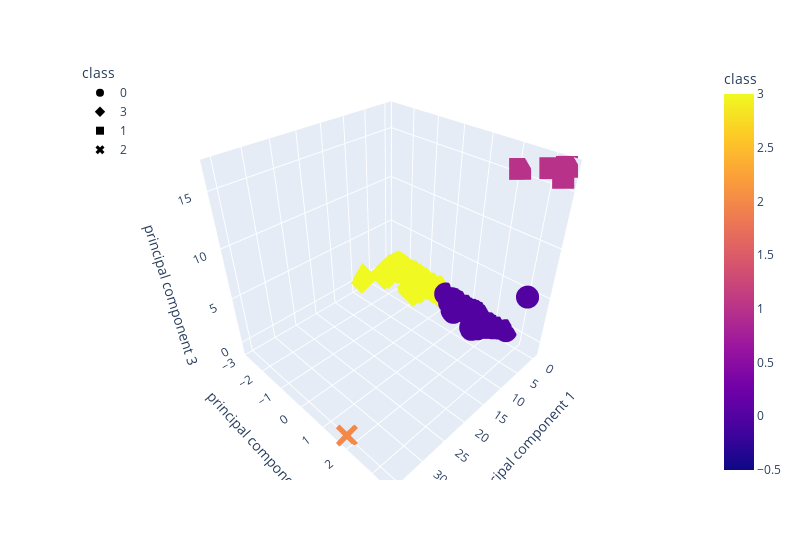

Notebook code for this chart:
### Markdown cell above
### Deliverable 4: Visualizing Cryptocurrencies Results

#### 3D-Scatter with Clusters

### Code cell
# Creating a 3D-Scatter with the PCA data and the clusters
fig = px.scatter_3d(
    clustered_df,
    x='principal component 1',
    y='principal component 2',
    z='principal component 3',
    color='class',
    symbol='class',
    hover_name='CoinName',
    hover_data=['Algorithm'],
    width=800
)

fig.update_layout(legend=dict(x=0,y=1))
fig.show()

### Figure 1 — Plotly figure (JSON) as saved in the notebook; plotly's stock layout.template omitted (floating-point values rounded to 4 significant figures; data arrays with more than 128 entries replaced by an {"elided": "..."} marker saying what was removed)
{"data": [{"customdata": {"elided": "313x1 str values"}, "hovertemplate": "<b>%{hovertext}</b><br><br>class=%{marker.color}<br>principal component 1=%{x}<br>principal component 2=%{y}<br>principal component 3=%{z}<br>Algorithm=%{customdata[0]}<extra></extra>", "hovertext": {"elided": "313 str values"}, "legendgroup": "0", "marker": {"color": {"elided": "313 int values"}, "coloraxis": "coloraxis", "symbol": "circle"}, "mode": "markers", "name": "0", "scene": "scene", "showlegend": true, "type": "scatter3d", "x": {"elided": "313 float values"}, "y": {"elided": "313 float values"}, "z": {"elided": "313 float values"}}, {"customdata": {"elided": "259x1 str values"}, "hovertemplate": "<b>%{hovertext}</b><br><br>class=%{marker.color}<br>principal component 1=%{x}<br>principal component 2=%{y}<br>principal component 3=%{z}<br>Algorithm=%{customdata[0]}<extra></extra>", "hovertext": {"elided": "259 str values"}, "legendgroup": "3", "marker": {"color": {"elided": "259 int values"}, "coloraxis": "coloraxis", "symbol": "diamond"}, "mode": "markers", "name": "3", "scene": "scene", "showlegend": true, "type": "scatter3d", "x": {"elided": "259 float values"}, "y": {"elided": "259 float values"}, "z": {"elided": "259 float values"}}, {"customdata": [["Proof-of-BibleHash"], ["SHA-256 + Hive"], ["Proof-of-Authority"], ["Leased POS"]], "hovertemplate": "<b>%{hovertext}</b><br><br>class=%{marker.color}<br>principal component 1=%{x}<br>principal component 2=%{y}<br>principal component 3=%{z}<br>Algorithm=%{customdata[0]}<extra></extra>", "hovertext": ["BiblePay", "LitecoinCash", "Poa Network", "Waves"], "legendgroup": "1", "marker": {"color": [1, 1, 1, 1], "coloraxis": "coloraxis", "symbol": "square"}, "mode": "markers", "name": "1", "scene": "scene", "showlegend": true, "type": "scatter3d", "x": [-0.2151, -0.3594, -0.3969, -0.3926], "y": [3.382, 3.41, 2.975, 2.112], "z": [16.05, 16.9, 16.4, 15.58]}, {"customdata": [["TRC10"]], "hovertemplate": "<b>%{hovertext}</b><br><br>class=%{marker.color}<br>principal component 1=%{x}<br>principal component 2=%{y}<br>principal component 3=%{z}<br>Algorithm=%{customdata[0]}<extra></extra>", "hovertext": ["BitTorrent"], "legendgroup": "2", "marker": {"color": [2], "coloraxis": "coloraxis", "symbol": "x"}, "mode": "markers", "name": "2", "scene": "scene", "showlegend": true, "type": "scatter3d", "x": [35.46], "y": [1.784], "z": [-0.9465]}], "layout": {"coloraxis": {"colorbar": {"title": {"text": "class"}}, "colorscale": [[0, "#0d0887"], [0.1111, "#46039f"], [0.2222, "#7201a8"], [0.3333, "#9c179e"], [0.4444, "#bd3786"], [0.5556, "#d8576b"], [0.6667, "#ed7953"], [0.7778, "#fb9f3a"], [0.8889, "#fdca26"], [1, "#f0f921"]]}, "legend": {"title": {"text": "class"}, "tracegroupgap": 0, "x": 0, "y": 1}, "margin": {"t": 60}, "scene": {"domain": {"x": [0, 1], "y": [0, 1]}, "xaxis": {"title": {"text": "principal component 1"}}, "yaxis": {"title": {"text": "principal component 2"}}, "zaxis": {"title": {"text": "principal component 3"}}}, "width": 800}}
